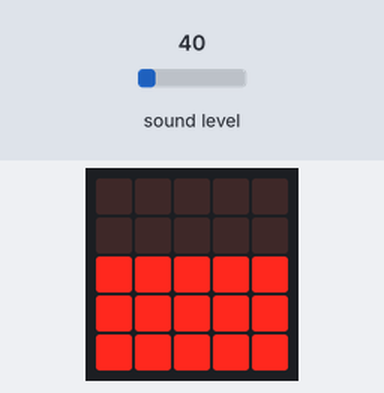
Simulated run of this program. Board: BBC micro:bit (MakeCode). Parts: the board's 5×5 LED display. Inputs (shaded band) come from the test bench; at power-on: sound level 40.

Above: at 1.2 s.
1.3 s: sound level set to 35
At 2.8 s:
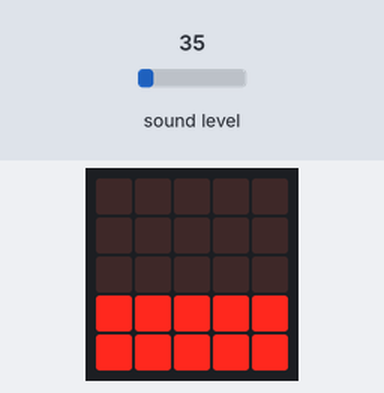
3.1 s: sound level set to 64
At 3.7 s:
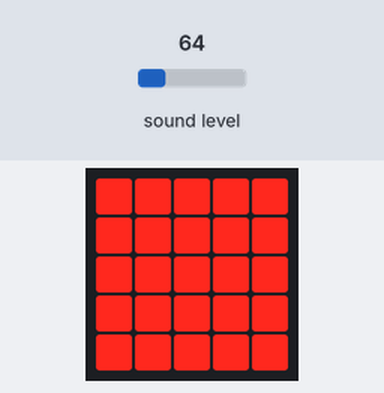
4.8 s: sound level set to 55
At 5.6 s:
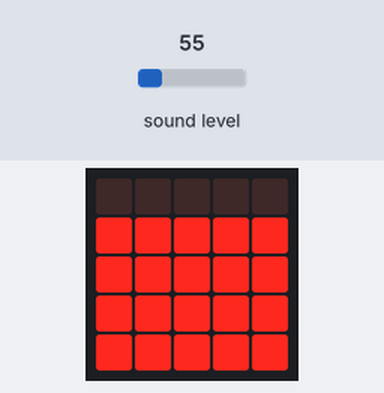
6.5 s: sound level set to 45
At 7.4 s:
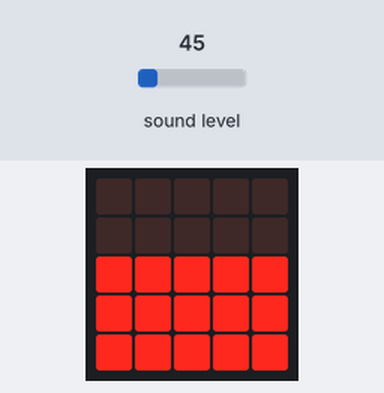
8.2 s: sound level set to 5
At 9.3 s:
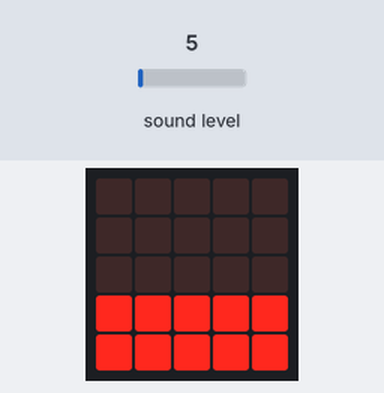
Timing chart, 0 to 10.9 s (numbered marks = the images above; inputs shaded):
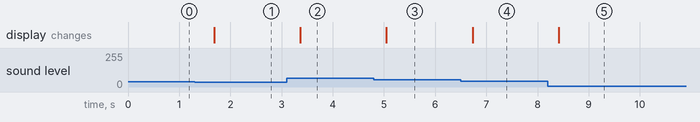

The program:

main.ts
```typescript
/**
 */
basic.forever(function () {
    if (1 > input.soundLevel()) {
        basic.showLeds(`
            . . . . .
            . . . . .
            . . . . .
            . . . . .
            # # # # #
            `)
    } else if (40 > input.soundLevel()) {
        basic.showLeds(`
            . . . . .
            . . . . .
            . . . . .
            # # # # #
            # # # # #
            `)
    } else if (50 > input.soundLevel()) {
        basic.showLeds(`
            . . . . .
            . . . . .
            # # # # #
            # # # # #
            # # # # #
            `)
    } else if (60 > input.soundLevel()) {
        basic.showLeds(`
            . . . . .
            # # # # #
            # # # # #
            # # # # #
            # # # # #
            `)
    } else if (70 > input.soundLevel()) {
        basic.showLeds(`
            # # # # #
            # # # # #
            # # # # #
            # # # # #
            # # # # #
            `)
    } else {

    }
})
```

test.ts
```typescript
// aquí va el archivo "tests"; esto no se compilará cuando este paquete se utilice como una extensión.
```

Measured:
- the behaviour switches between 40 and 39 on sound level (found by bisection; images 0 and 1)
- the behaviour switches between 60 and 59 on sound level (found by bisection; images 2 and 3)
- the behaviour switches between 50 and 49 on sound level (found by bisection; images 3 and 4)
- after the input at 1.3 s, the display: changes after 0.38 s (image 1)
- after the input at 3.1 s, the display: changes after 0.27 s (image 2)
- after the input at 4.8 s, the display: changes after 0.25 s (image 3)
- after the input at 6.5 s, the display: changes after 0.23 s (image 4)
- after the input at 8.2 s, the display: changes after 0.21 s (image 5)
